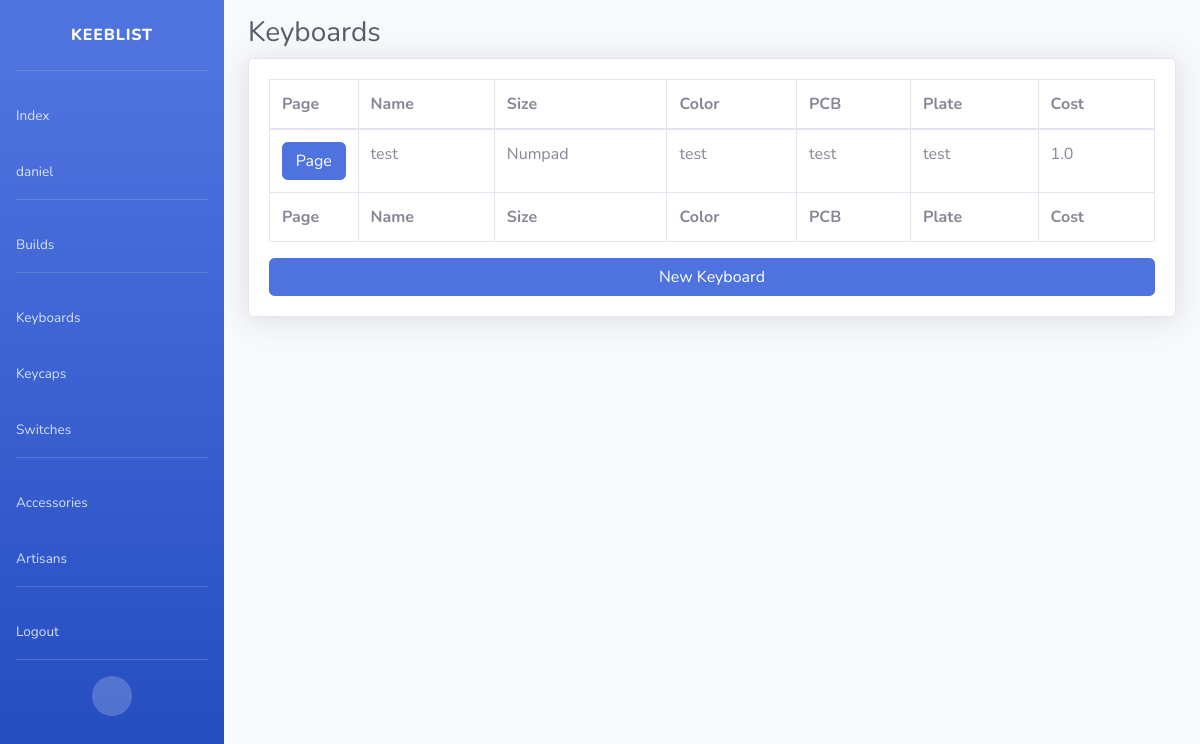
Before: /app/keyboard/ (signed in) with the older database file.
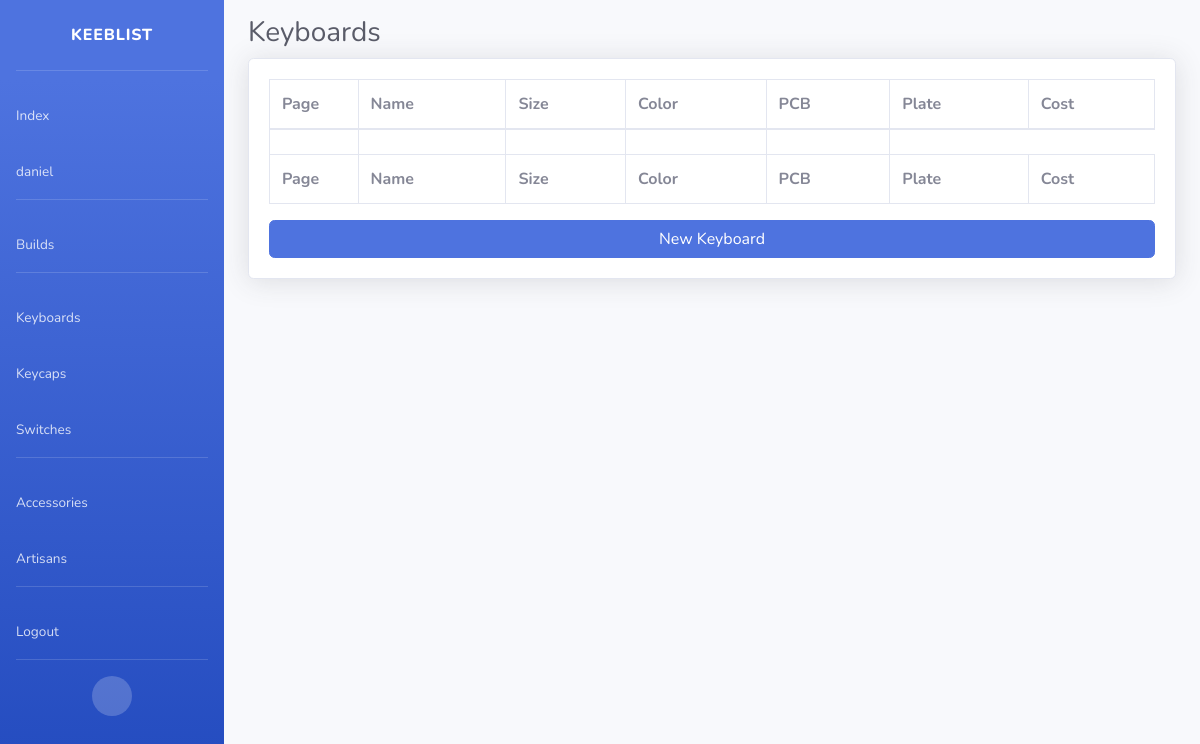
After: the same page with the newer database file.
### app/models.py (models this page shows)
class CommonModel(BaseCommonModel):
    status_choices=[
        ("Pre-GB", "Pre-GB"),
        ("Ordered GB", "Ordered GB"),
        ("Ordered In-Stock", "Ordered In-Stock"),
        ("Shipping", "Shipping"),
        ("Present", "Present"),
        ("Sold", "Sold"),
    ]
    status=models.CharField(max_length=255, choices=status_choices)
    cost=models.FloatField()
    aftermarket_seller=models.CharField(max_length=255, blank=True)
    manufacturer=models.CharField(max_length=255)
    sell_price=models.FloatField(null=True, blank=True)
    class Meta:
        abstract = True

class Keyboard(CommonModel):
    size_choices = [
        ("Numpad", "Numpad"),
        ("40%", "40%"),
        ("60%", "60%"),
        ("65%", "65%"),
        ("75%", "75%"),
        ("TKL", "TKL"),
        ("1800", "1800"),
        ("Full", "Full"),
        ("Other", "Other"),
    ]
    wkl_choices = [
        ("Y", "Y"),
        ("N", "N"),
        ("N/A", "N/A"),
    ]
    size=models.CharField(max_length=255, choices=size_choices)
    color=models.CharField(max_length=255)
    pcb=models.CharField(max_length=255)
    plate=models.CharField(max_length=255)
    wkl=models.CharField(max_length=255, choices=wkl_choices)
    foam=models.CharField(max_length=255, blank=True)
    material=models.CharField(max_length=255, blank=True)
    front_height=models.FloatField(null=True, blank=True)
    typing_angle=models.FloatField(null=True, blank=True)
    mount=models.CharField(max_length=255, blank=True)
    weight=models.CharField(max_length=255, blank=True)
    knob=models.CharField(max_length=255, blank=True)
    extra_pcbs=models.CharField(max_length=255, blank=True)
    extra_plates=models.CharField(max_length=255, blank=True)
    extra_accessories=models.CharField(max_length=255, blank=True)
    def get_absolute_url(self):
        return super().get_absolute_url("keyboard")

### app/views.py (the view)
# urls.py: path('keyboard/', KeyboardListView.as_view(), name='keyboard'),
class KeyboardListView(CommonListView):
    model = Keyboard
    template_name = 'models/keyboard_list.html'
    context_object_name = 'keyboard_list'
    def get_queryset(self):
        return super().get_queryset(Keyboard, self.request.user)

### app/models.py (called while the page is built)
    def get_absolute_url(self, model):
        return reverse(f'{model}-detail', kwargs={"slug": self.slug})

### app/views.py (called while the page is built)
    def get_queryset(self, model, user):
        return model.objects.filter(user=user).filter(~Q(status="Sold"))

### templates/app/keyboard_list.html (shortened to what this page needs)
{% extends 'base.html' %}
{% load static %}
{% block container_fluid %}
<div class="container-fluid">
    <h1 class="h3 mb-2 text-gray-800">Keyboards</h1>
    <div class="card shadow mb-4">
        <div class="card-body">
            <div class="table-responsive">
                <table class="table table-bordered" width="100%" cellspacing="0">
                    <col style="width:10%">
                    <thead>
                        <tr>
                            <th>Page</th>
                            <th>Name</th>
                            <th>Size</th>
                            <th>Color</th>
                            <th>PCB</th>
                            <th>Plate</th>
                            <th>Cost</th>
                        </tr>
                    </thead>
                    <tfoot>
                        <tr>
                            <th>Page</th>
                            <th>Name</th>
                            <th>Size</th>
                            <th>Color</th>
                            <th>PCB</th>
                            <th>Plate</th>
                            <th>Cost</th>
                        </tr>
                    </tfoot>
                    <tbody>
                        {% for keyboard in object_list %}
                        <tr>
                            <td><a href="{{ keyboard.get_absolute_url }}" class="btn btn-primary btn-user btn-block">Page</a></td>
                            <td>{{ keyboard.name }}</td>
                            <td>{{ keyboard.size }}</td>
                            <td>{{ keyboard.color }}</td>
                            <td>{{ keyboard.pcb }}</td>
                            <td>{{ keyboard.plate }}</td>
                            <td>{{ keyboard.cost }}</td>
                        </tr>
                        {% empty %}
                        <tr>
                            <td></td>
                            <td></td>
                            <td></td>
                            <td></td>
                            <td></td>
                        </tr>
                        {% endfor %}
                    </tbody>
                </table>
            </div>
            <a href="{% url 'keyboard-create' %}" class="btn btn-primary btn-user btn-block">New Keyboard</a>
        </div>
    </div>
</div>
{% endblock %}

Changed rows visible on the page:
removed Keyboard: name "test", size "Numpad", color "test", pcb "test", plate "test", cost "1.0"
